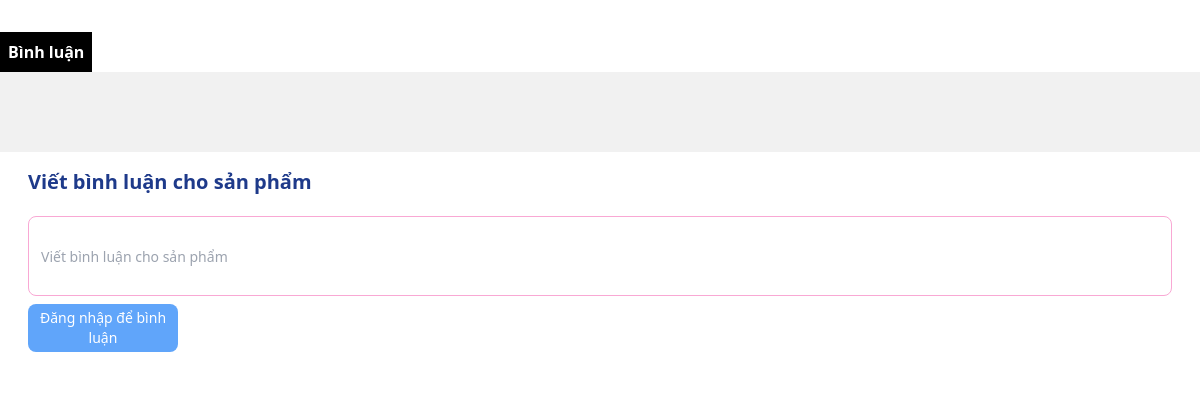
The app's page /khachhang/comment/form_cmt.php?id_product=201, older data.
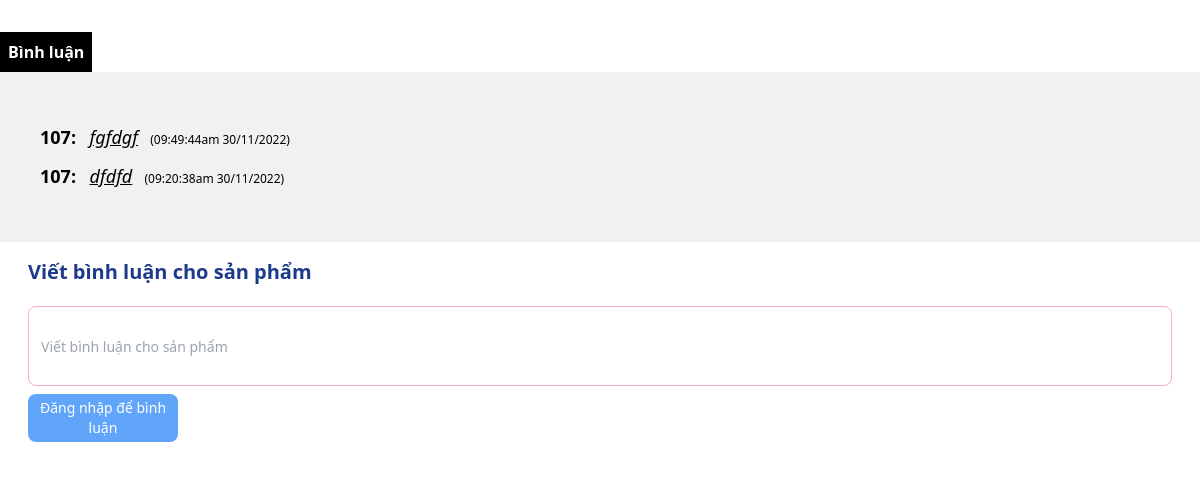
The same page, newer data.
### tables this page shows
CREATE TABLE `binh_luan` (
  `ma_bl` int(11) NOT NULL,
  `noi_dung` varchar(250) NOT NULL,
  `id_xebook` int(11) NOT NULL,
  `id_user` int(10) NOT NULL,
  `ngay_bl` varchar(50) NOT NULL
);

### modal/pdo.php (called while the page is built, shortened)
<?php
function pdo_get_connection(){
    $dburl = "mysql:host=localhost;dbname=duan1;charset=utf8";
    $username = 'root';
    $password = '';
    $conn = new PDO($dburl, $username, $password);
    $conn->setAttribute(PDO::ATTR_ERRMODE, PDO::ERRMODE_EXCEPTION);
    return $conn;
}
function pdo_query($sql){
    $sql_args = array_slice(func_get_args(), 1);
    try{
        $conn = pdo_get_connection();
        $stmt = $conn->prepare($sql);
        $stmt->execute($sql_args);
        $rows = $stmt->fetchAll();
        return $rows;
    }
    catch(PDOException $e){
        throw $e;
    }
    finally{
        unset($conn);
    }
}

### modal/binh_luan.php (called while the page is built, shortened)
<?php
function load_all_binhluan($idpro)
{
    $sql = "SELECT * FROM binh_luan WHERE id_xebook='" . $idpro . "' ORDER BY ma_bl DESC";
    $list_binhluan = pdo_query($sql);
    return $list_binhluan;
}

### khachhang/comment/form_cmt.php (the view, shortened to what this page needs)
<?php
include "../../modal/pdo.php";
include "../../modal/binh_luan.php";
$idpro = $_REQUEST['id_product'];
$dsbl = load_all_binhluan($idpro);
?>
<!DOCTYPE html>
<html lang="en">
<head>
    <script src="https://cdn.tailwindcss.com"></script>
</head>
<body>
    <div class="comment my-8">
        <div class="bg-black text-white inline-block font-semibold p-2">
            Bình luận
        </div>
        <div class="bg-[#F1F1F1] p-10">
            <ul>
                <?php
                foreach ($dsbl as $show) {
                    extract($show);
                    echo '
                    <li class="my-3">
                        <span class="font-bold text-[18px]">' . $id_user . ': &nbsp</span>
                        <span class="italic underline text-[18px]">'.$noi_dung.'</span>
                        <span class="font-normal ml-2 text-[12px]">('.$ngay_bl.')</span>
                    </li>
                    ';
                }
                ?>
            </ul>
        </div>
        <div>
            <div class=" px-7 w-[100%]  bg-white p-4">
                <p class="text-xl font-semibold text-blue-900 transition-all hover:text-black">Viết bình luận cho sản phẩm</p>
                <form action="<?= $_SERVER['PHP_SELF'] ?>" method="post">
                    <input name="noidung_binhluan" required class="h-20 px-3 text-sm py-1 mt-5 outline-none border-pink-300 w-full resize-none border rounded-lg placeholder:text-sm " placeholder="Viết bình luận cho sản phẩm">
                    <div class="flex justify-between mt-2">
                        <?php
                        if (isset($_SESSION['user'])) {
                            extract($_SESSION['user']);
                        ?>
                            <button type="submit" name="gui_binhluan" class="h-12 w-[150px] bg-blue-400 text-sm text-white rounded-lg transition-all cursor-pointer hover:bg-blue-600">
                                Gửi bình luận
                            </button>
                        <?php } else {
                        ?>
                            <a href="" class="h-12 w-[150px] bg-blue-400 text-sm text-white text-center flex items-center rounded-lg transition-all cursor-pointer hover:bg-blue-600">
                                Đăng nhập để bình luận
                            </a>
                        <?php } ?>
                    </div>
                </form>
            </div>
        </div>
    </div>
</body>
</html>

Row changes from the older to the newer data that the page shows:
added binh_luan: id_user "107", noi_dung "fgfdgf", ngay_bl "09:49:44am 30/11/2022"
added binh_luan: id_user "107", noi_dung "dfdfd", ngay_bl "09:20:38am 30/11/2022"
